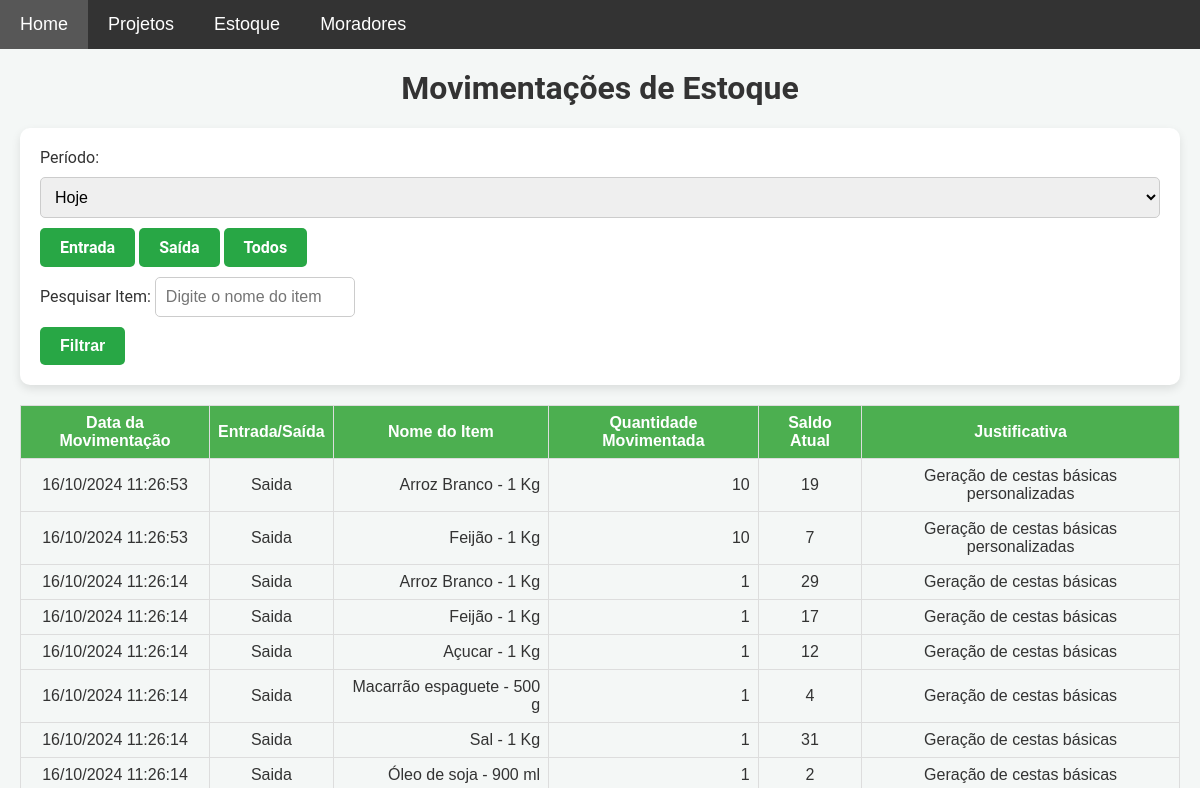
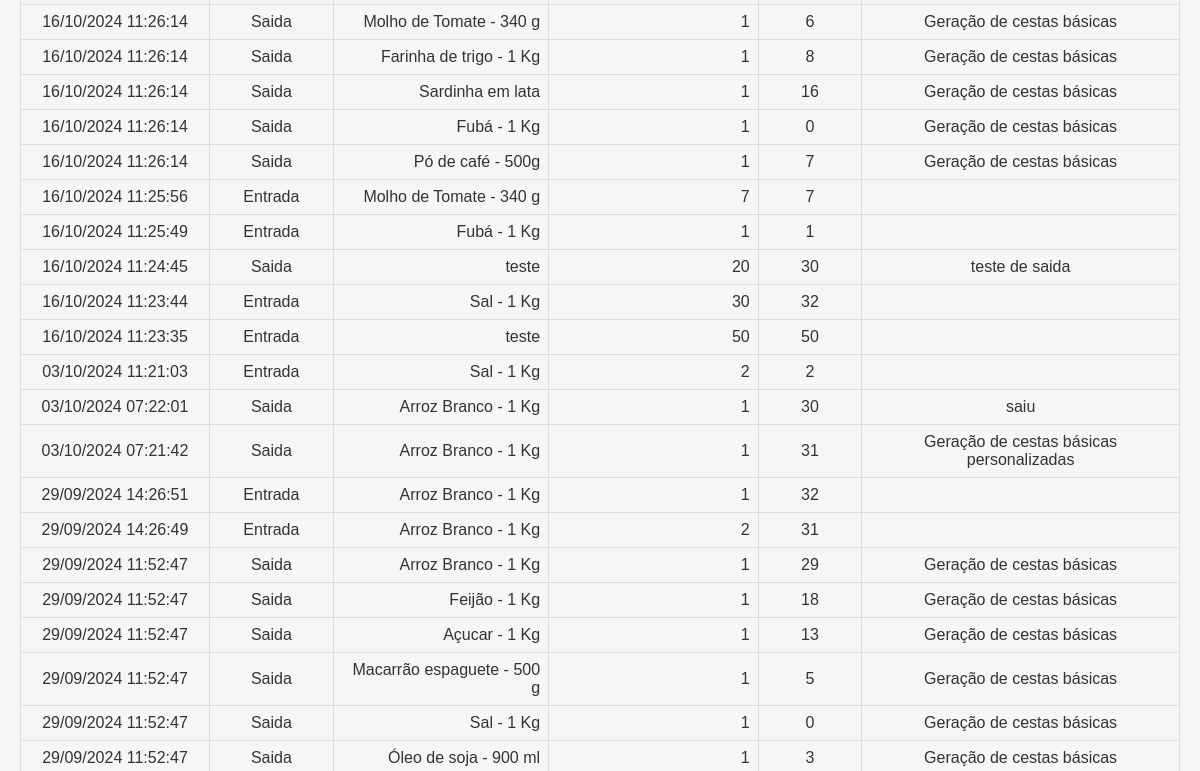
Page /movimentacoes (upper part) on the earlier database version (2 pictures, top to bottom).
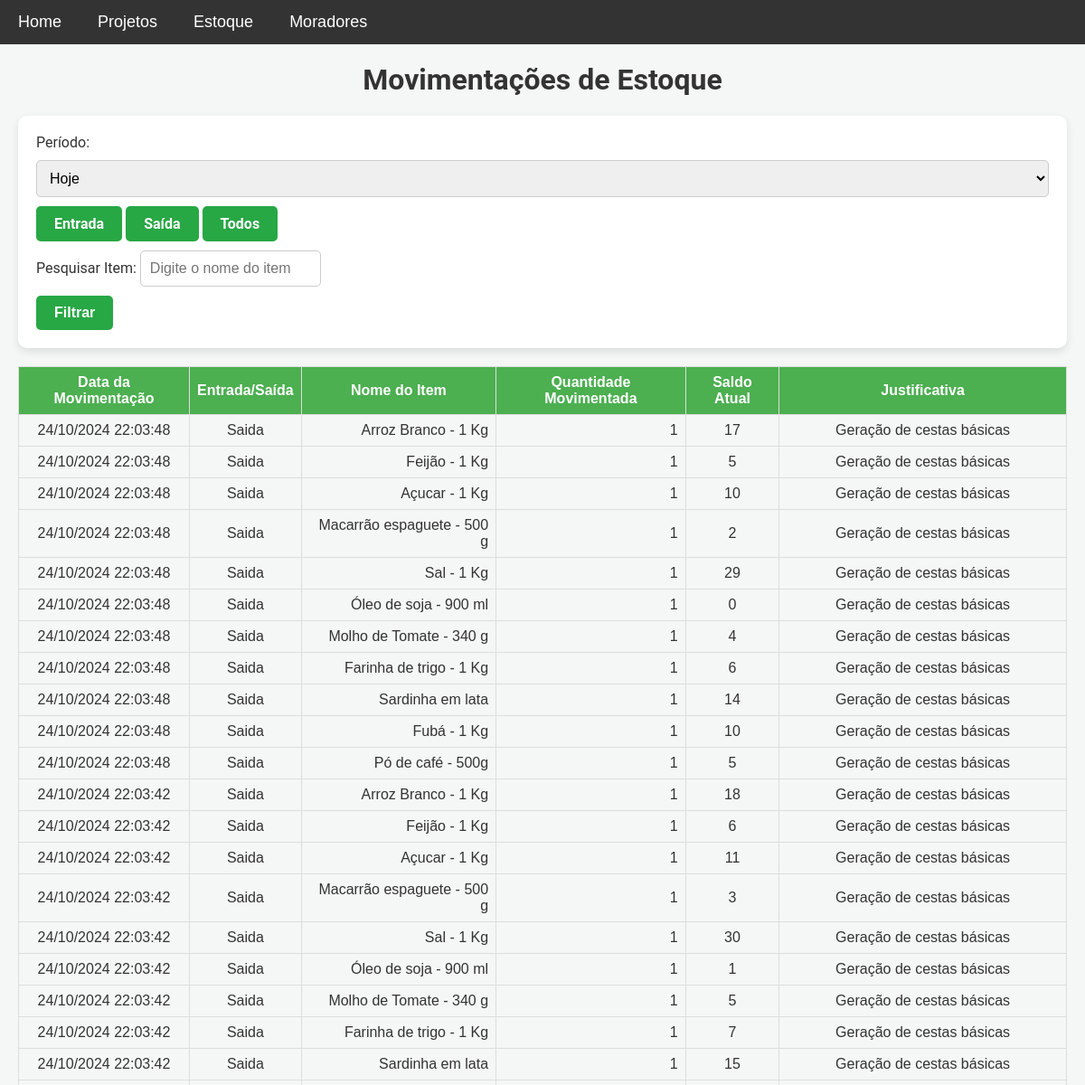
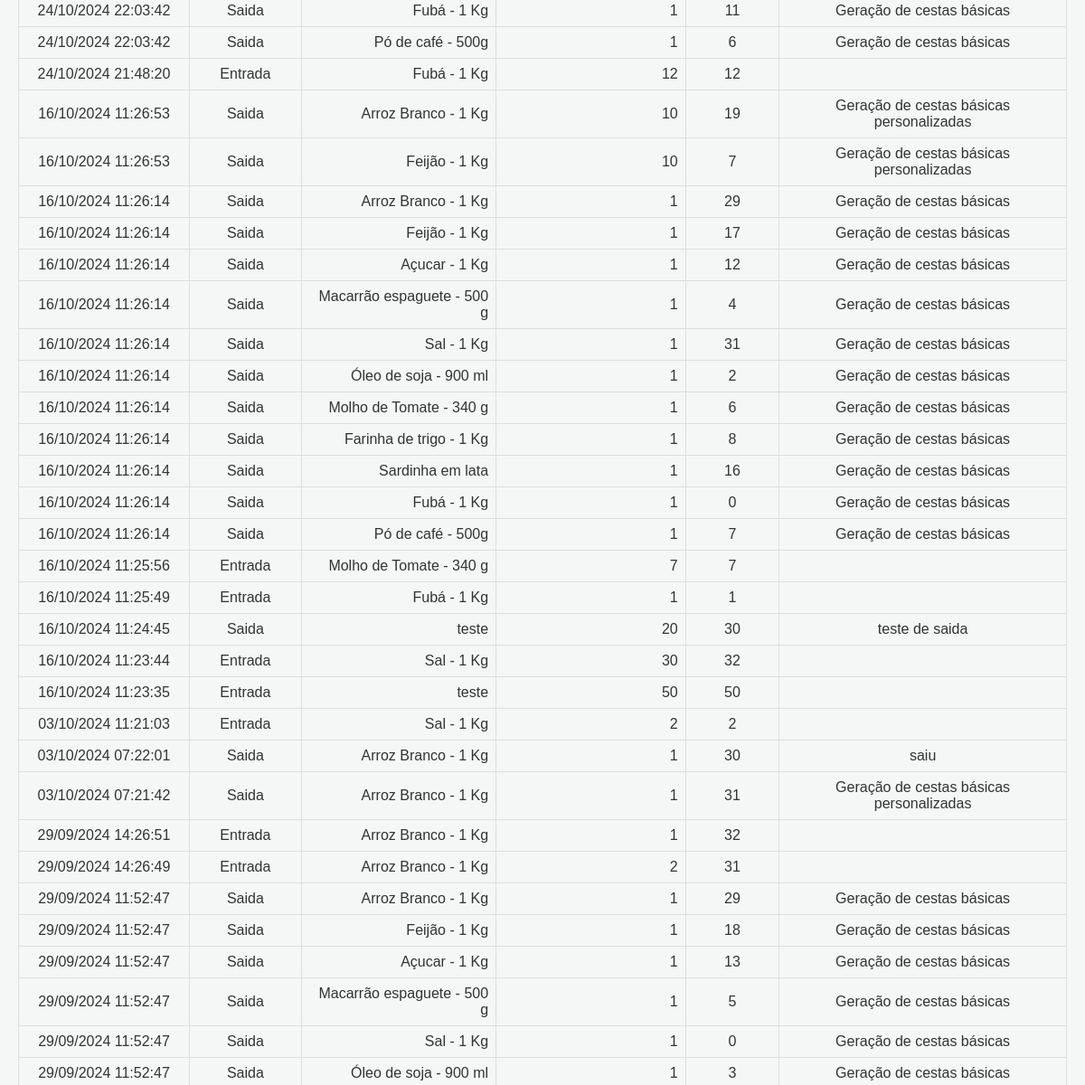
Same page on the later database version (2 pictures, top to bottom).
### models.py (models this page shows)
class MovimentacaoEstoque(db.Model):
    __table_args__ = {'extend_existing': True}
    id = db.Column(db.Integer, primary_key=True)
    item_id = db.Column(db.Integer, db.ForeignKey('item.id'), nullable=False)
    tipo_movimentacao = db.Column(db.String(10), nullable=False)  # 'entrada' ou 'saida'
    quantidade = db.Column(db.Integer, nullable=False)
    data_hora = db.Column(db.DateTime, default=datetime.utcnow)  # Mantém em UTC para operações globais
    justificativa = db.Column(db.String(255), nullable=True, default='')  # Define string vazia como padrão
    saldo_atual = db.Column(db.Integer, nullable=False)  # Adiciona o campo saldo atual
    item = db.relationship('Item', backref=db.backref('movimentacoes', lazy=True))

class Item(db.Model):
    __table_args__ = {'extend_existing': True}  # Estende a tabela existente ao invés de tentar recriá-la
    id = db.Column(db.Integer, primary_key=True)
    nome = db.Column(db.String(100), nullable=False)
    descricao = db.Column(db.Text, nullable=False)
    categoria = db.Column(db.String(50), nullable=False)
    quantidade = db.Column(db.Integer, nullable=False, default=0)
    preco = db.Column(db.Float, nullable=False)

### app.py (the view, shortened to what this page needs)
@app.route('/movimentacoes', methods=['GET'])
def movimentacoes_estoque():
    periodo = request.args.get('periodo')  # Filtro de período
    tipo_movimentacao = request.args.get('tipo_movimentacao', 'todos')
    nome_item = request.args.get('nome_item', '').strip()
    query = MovimentacaoEstoque.query.join(Item)
    hoje = datetime.now(tz).date()  # Data de hoje no fuso horário definido
    if periodo == 'hoje':
        query = query.filter(db.func.date(MovimentacaoEstoque.data_hora) == hoje)
    elif periodo == 'semana':
        inicio_semana = hoje - timedelta(days=hoje.weekday())
        query = query.filter(MovimentacaoEstoque.data_hora >= inicio_semana)
    elif periodo == 'mes':
        query = query.filter(
            db.extract('month', MovimentacaoEstoque.data_hora) == hoje.month,
            db.extract('year', MovimentacaoEstoque.data_hora) == hoje.year
        )
    elif periodo == 'ano':
        query = query.filter(db.extract('year', MovimentacaoEstoque.data_hora) == hoje.year)
    elif periodo == 'ultimos_30_dias':
        ultimos_30_dias = hoje - timedelta(days=30)
        query = query.filter(MovimentacaoEstoque.data_hora >= ultimos_30_dias)
    elif periodo == 'ultimos_12_meses':
        ultimos_12_meses = hoje.replace(year=hoje.year - 1)
        query = query.filter(MovimentacaoEstoque.data_hora >= ultimos_12_meses)
    if tipo_movimentacao in ['entrada', 'saida']:
        query = query.filter(MovimentacaoEstoque.tipo_movimentacao == tipo_movimentacao)
    movimentacoes = query.order_by(MovimentacaoEstoque.data_hora.desc()).all()
    if nome_item:
        nome_item_normalizado = remover_acentos(nome_item).lower()
        movimentacoes = [
            m for m in movimentacoes
            if remover_acentos(m.item.nome).lower().find(nome_item_normalizado) != -1
        ]
    return render_template('movimentacoes.html', movimentacoes=movimentacoes, tz=tz)

### templates/movimentacoes.html (shortened to what this page needs)
{% extends 'base.html' %}
{% block content %}
    <h1>Movimentações de Estoque</h1>
    <form method="GET" action="{{ url_for('movimentacoes_estoque') }}">
        <label for="periodo">Período:</label>
        <select name="periodo" id="periodo">
            <option value="hoje" {% if request.args.get('periodo') == 'hoje' %}selected{% endif %}>Hoje</option>
        </select>
        <div class="radio-buttons">
            <label for="entrada" class="btn">Entrada</label>
            <label for="saida" class="btn">Saída</label>
            <label for="todos" class="btn">Todos</label>
        </div>
        <div class="search-bar">
            <label for="nome_item">Pesquisar Item:</label>
            <input type="text" name="nome_item" id="nome_item" placeholder="Digite o nome do item" value="{{ request.args.get('nome_item', '') }}">
        </div>
        <button type="submit">Filtrar</button>
    </form>
    <table class="estoque-table">
        <thead>
            <tr>
                <th>Data da Movimentação</th>
                <th>Entrada/Saída</th>
                <th>Nome do Item</th>
                <th>Quantidade Movimentada</th>
                <th>Saldo Atual</th>
                <th>Justificativa</th>
            </tr>
        </thead>
        <tbody>
            {% for movimentacao in movimentacoes %}
            <tr>
                <td>{{ movimentacao.data_hora.astimezone(tz).strftime('%d/%m/%Y %H:%M:%S') }}</td>
                <td>{{ movimentacao.tipo_movimentacao | capitalize }}</td>
                <td>{{ movimentacao.item.nome }}</td>
                <td>{{ movimentacao.quantidade }}</td>
                <td>{{ movimentacao.saldo_atual }}</td>
                <td>{{ movimentacao.justificativa }}</td>
            </tr>
            {% endfor %}
        </tbody>
    </table>
{% endblock %}

Differences in the rows shown:
added MovimentacaoEstoque: data_hora.astimezone "24/10/2024 22:03:48", tipo_movimentacao "Saida", item.nome "Arroz Branco - 1 Kg", quantidade "1", saldo_atual "17", justificativa "Geração de cestas básicas"
added MovimentacaoEstoque: data_hora.astimezone "24/10/2024 22:03:48", tipo_movimentacao "Saida", item.nome "Feijão - 1 Kg", quantidade "1", saldo_atual "5", justificativa "Geração de cestas básicas"
added MovimentacaoEstoque: data_hora.astimezone "24/10/2024 22:03:48", tipo_movimentacao "Saida", item.nome "Açucar - 1 Kg", quantidade "1", saldo_atual "10", justificativa "Geração de cestas básicas"
added MovimentacaoEstoque: data_hora.astimezone "24/10/2024 22:03:48", tipo_movimentacao "Saida", item.nome "Macarrão espaguete - 500 g", quantidade "1", saldo_atual "2", justificativa "Geração de cestas básicas"
added MovimentacaoEstoque: data_hora.astimezone "24/10/2024 22:03:48", tipo_movimentacao "Saida", item.nome "Sal - 1 Kg", quantidade "1", saldo_atual "29", justificativa "Geração de cestas básicas"
added MovimentacaoEstoque: data_hora.astimezone "24/10/2024 22:03:48", tipo_movimentacao "Saida", item.nome "Óleo de soja - 900 ml", quantidade "1", saldo_atual "0", justificativa "Geração de cestas básicas"
added MovimentacaoEstoque: data_hora.astimezone "24/10/2024 22:03:48", tipo_movimentacao "Saida", item.nome "Molho de Tomate - 340 g", quantidade "1", saldo_atual "4", justificativa "Geração de cestas básicas"
added MovimentacaoEstoque: data_hora.astimezone "24/10/2024 22:03:48", tipo_movimentacao "Saida", item.nome "Farinha de trigo - 1 Kg", quantidade "1", saldo_atual "6", justificativa "Geração de cestas básicas"
added MovimentacaoEstoque: data_hora.astimezone "24/10/2024 22:03:48", tipo_movimentacao "Saida", item.nome "Sardinha em lata", quantidade "1", saldo_atual "14", justificativa "Geração de cestas básicas"
added MovimentacaoEstoque: data_hora.astimezone "24/10/2024 22:03:48", tipo_movimentacao "Saida", item.nome "Fubá - 1 Kg", quantidade "1", saldo_atual "10", justificativa "Geração de cestas básicas"
added MovimentacaoEstoque: data_hora.astimezone "24/10/2024 22:03:48", tipo_movimentacao "Saida", item.nome "Pó de café - 500g", quantidade "1", saldo_atual "5", justificativa "Geração de cestas básicas"
added MovimentacaoEstoque: data_hora.astimezone "24/10/2024 22:03:42", tipo_movimentacao "Saida", item.nome "Arroz Branco - 1 Kg", quantidade "1", saldo_atual "18", justificativa "Geração de cestas básicas"
added MovimentacaoEstoque: data_hora.astimezone "24/10/2024 22:03:42", tipo_movimentacao "Saida", item.nome "Feijão - 1 Kg", quantidade "1", saldo_atual "6", justificativa "Geração de cestas básicas"
added MovimentacaoEstoque: data_hora.astimezone "24/10/2024 22:03:42", tipo_movimentacao "Saida", item.nome "Açucar - 1 Kg", quantidade "1", saldo_atual "11", justificativa "Geração de cestas básicas"
added MovimentacaoEstoque: data_hora.astimezone "24/10/2024 22:03:42", tipo_movimentacao "Saida", item.nome "Macarrão espaguete - 500 g", quantidade "1", saldo_atual "3", justificativa "Geração de cestas básicas"
added MovimentacaoEstoque: data_hora.astimezone "24/10/2024 22:03:42", tipo_movimentacao "Saida", item.nome "Sal - 1 Kg", quantidade "1", saldo_atual "30", justificativa "Geração de cestas básicas"
added MovimentacaoEstoque: data_hora.astimezone "24/10/2024 22:03:42", tipo_movimentacao "Saida", item.nome "Óleo de soja - 900 ml", quantidade "1", saldo_atual "1", justificativa "Geração de cestas básicas"
added MovimentacaoEstoque: data_hora.astimezone "24/10/2024 22:03:42", tipo_movimentacao "Saida", item.nome "Molho de Tomate - 340 g", quantidade "1", saldo_atual "5", justificativa "Geração de cestas básicas"
added MovimentacaoEstoque: data_hora.astimezone "24/10/2024 22:03:42", tipo_movimentacao "Saida", item.nome "Farinha de trigo - 1 Kg", quantidade "1", saldo_atual "7", justificativa "Geração de cestas básicas"
added MovimentacaoEstoque: data_hora.astimezone "24/10/2024 22:03:42", tipo_movimentacao "Saida", item.nome "Sardinha em lata", quantidade "1", saldo_atual "15", justificativa "Geração de cestas básicas"
added MovimentacaoEstoque: data_hora.astimezone "24/10/2024 22:03:42", tipo_movimentacao "Saida", item.nome "Fubá - 1 Kg", quantidade "1", saldo_atual "11", justificativa "Geração de cestas básicas"
added MovimentacaoEstoque: data_hora.astimezone "24/10/2024 22:03:42", tipo_movimentacao "Saida", item.nome "Pó de café - 500g", quantidade "1", saldo_atual "6", justificativa "Geração de cestas básicas"
added MovimentacaoEstoque: data_hora.astimezone "24/10/2024 21:48:20", tipo_movimentacao "Entrada", item.nome "Fubá - 1 Kg", quantidade "12", saldo_atual "12"
